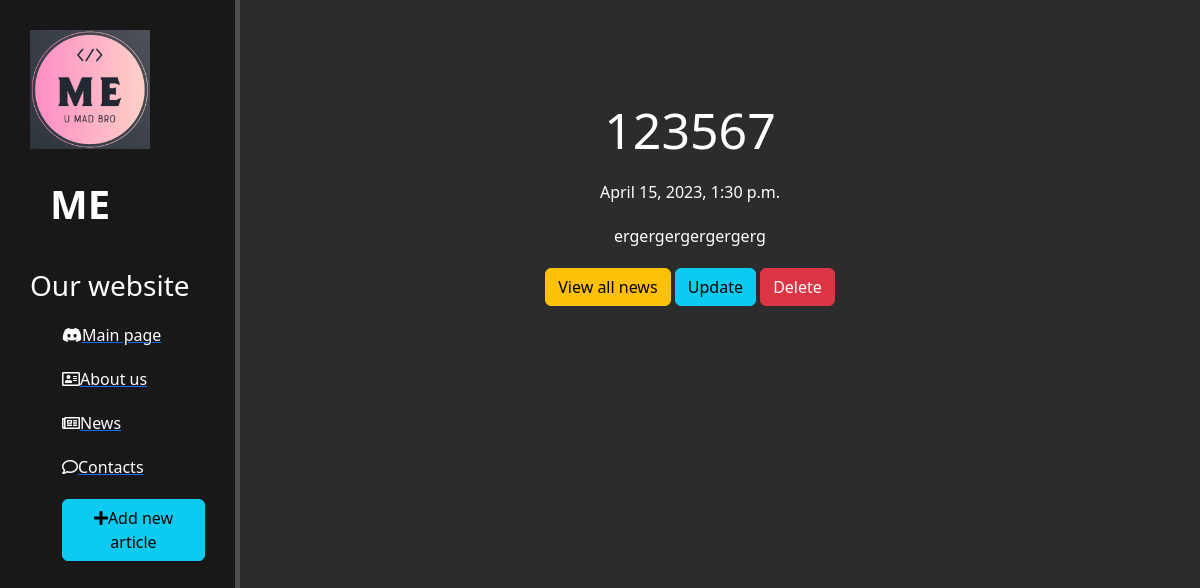
Screenshot of /news/9/ with the database file from the repository.
### newsp/models.py (models this page shows, shortened)
class Articles(models.Model):
    title = models.CharField('titlee', max_length=50)
    anons = models.CharField('anonss', max_length=250)
    full_text = models.TextField('articlee')
    date = models.DateTimeField('publication date')
    class Meta:
        verbose_name = 'News'
        verbose_name_plural = 'Some_news'

### newsp/views.py (the view)
# urls.py: path('<int:pk>/', views.NewsDetailView.as_view(), name='news-detail'),  #/news/1||2||...
class NewsDetailView(DetailView):  ## check ListView
    model = Articles
    template_name = 'newsp/detail_view.html'
    context_object_name = 'article'

### newsp/templates/newsp/detail_view.html (shortened to what this page needs)
{% extends 'mainp/layout.html' %}
{% block content %}
    <div class="features">
        <h1>{{ article.title }}</h1>
        <p>{{ article.date }}</p>
        <p>{{ article.full_text }}</p>
        <a href="{% url 'news_home' %}" class="btn btn-warning">View all news</a>
        <a href="{% url 'news-update' article.id %}" class="btn btn-info">Update</a>
        <a href="{% url 'news-delete' article.id %}" class="btn btn-danger">Delete</a>
    </div>
{% endblock content %}

### mainp/static/mainp/css/main.css (style rules this page uses)
body { background: #2c2c2c }
main .features { float: left; color: #fff; margin-top: 100px; text-align: center; width: 75%; }
main .features h1 { font-size: 50px; }
main .features p { max-width: 400px; margin: 20px auto; }

### rows the page displays
Articles: title "123567", date "April 15, 2023, 1:30 p.m.", full_text "ergergergergergerg"
